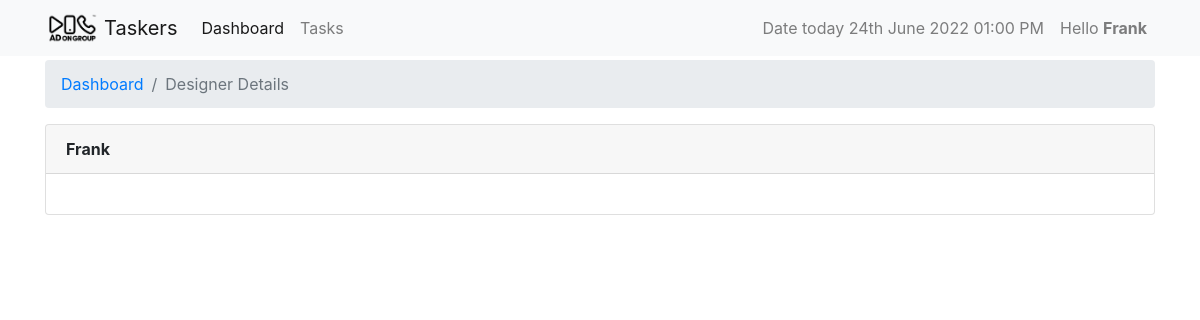
/users/frank (signed in), run on an earlier commit of the app's database.
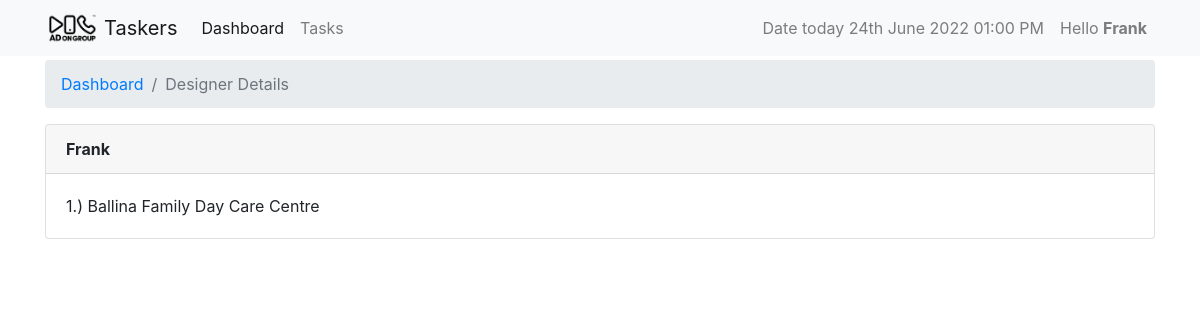
And on a later commit of the database.
### tasks/models.py (models this page shows, shortened)
class Task(models.Model):
    slug = models.SlugField(unique=True, null=True, blank=True)
    user = models.ForeignKey(settings.AUTH_USER_MODEL,
                             on_delete=models.CASCADE, verbose_name='designers')
    task_type = models.ForeignKey(
        TaskType, on_delete=models.CASCADE, default=1)
    task_category = models.ForeignKey(
        TaskCategory, on_delete=models.CASCADE, default=1)
    name = models.CharField(max_length=120, verbose_name="Client name")
    paradise_link = models.URLField(
        blank=True, null=True, verbose_name="task link")
    check_list_link = models.URLField(
        max_length=120, verbose_name='check list link', blank=True, null=True)
    is_priority = models.BooleanField(
        default=False, verbose_name="Is Priority?", help_text="Checked if task is priority.")
    is_done = models.BooleanField(default=False, verbose_name="Is done?",
                                  help_text="Note: Checked if you're done.")
    created = models.DateTimeField(auto_now_add=True)
    updated = models.DateTimeField(auto_now=True)
    class Meta:
        ordering = ['is_done', '-updated', '-created']
    def __str__(self):
        return self.name

### dashboards/views.py (the view)
# urls.py: path('users/<username>', views.UserView.as_view(), name="userdetails"),
class UserView(View):
    template_name = 'user_view.html'
    @method_decorator(login_required)
    def dispatch(self, *args, **kwargs):
        return super().dispatch(*args, **kwargs)
    def get(self, request, *args, **kwargs):
        user_name = kwargs.get('username')
        user = get_object_or_404(User, username=user_name)
        context = {
            'title': 'designer details',
            'user': user
        }
        return render(request, self.template_name, context)

### dashboards/templates/user_view.html
{% extends 'base.html' %}
{% block content %}
<nav aria-label="breadcrumb">
    <ol class="breadcrumb">
      <li class="breadcrumb-item"><a href="{% url 'dashboards:dashboard' %}">Dashboard</a></li>
      <li class="breadcrumb-item active" aria-current="page">{{title|title}}</li>
    </ol>
</nav>
<div class="row">
    <div class="col-sm-12">
        <div class="card">
            <div class="card-header">
                <strong>{{ user.username|title }}</strong>
            </div>
            <div class="card-body">
                {% for task in user.task_set.all %}
                    {% if not task.is_done %}
                        {{forloop.counter}}.) {{task}} <br>
                    {% else %}
                        {{empty}}
                    {% endif %}
                {% endfor %}
            </div>
        </div>
    </div>
</div>
{% endblock %}

What changed in the data, as far as the page shows it:
added Task: name "Ballina Family Day Care Centre"
